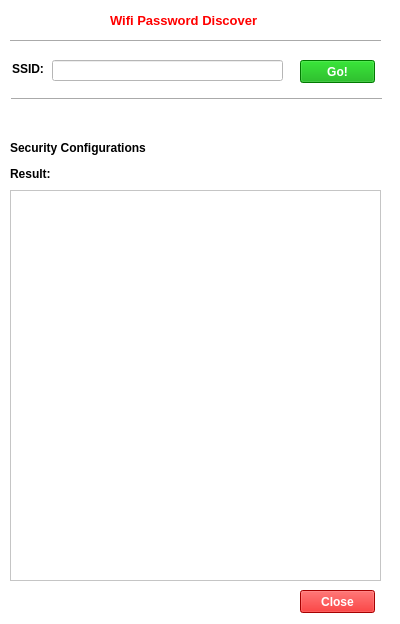
<?xml version="1.0" encoding="UTF-8"?>
<ui version="4.0">
 <class>MainWindow</class>
 <widget class="QMainWindow" name="MainWindow">
  <property name="geometry">
   <rect>
    <x>0</x>
    <y>0</y>
    <width>400</width>
    <height>624</height>
   </rect>
  </property>
  <property name="minimumSize">
   <size>
    <width>400</width>
    <height>0</height>
   </size>
  </property>
  <property name="acceptDrops">
   <bool>false</bool>
  </property>
  <property name="windowTitle">
   <string>MainWindow</string>
  </property>
  <property name="styleSheet">
   <string notr="true">background-color: rgb(255, 255, 255);
</string>
  </property>
  <widget class="QWidget" name="centralwidget">
   <widget class="QLabel" name="title">
    <property name="geometry">
     <rect>
      <x>110</x>
      <y>10</y>
      <width>161</width>
      <height>20</height>
     </rect>
    </property>
    <property name="font">
     <font>
      <pointsize>10</pointsize>
      <weight>75</weight>
      <bold>true</bold>
     </font>
    </property>
    <property name="styleSheet">
     <string notr="true">color: rgb(255, 0, 0);</string>
    </property>
    <property name="text">
     <string>Wifi Password Discover</string>
    </property>
   </widget>
   <widget class="QLabel" name="label">
    <property name="geometry">
     <rect>
      <x>12</x>
      <y>61</y>
      <width>41</width>
      <height>16</height>
     </rect>
    </property>
    <property name="font">
     <font>
      <weight>75</weight>
      <bold>true</bold>
     </font>
    </property>
    <property name="text">
     <string>SSID:</string>
    </property>
   </widget>
   <widget class="QLineEdit" name="inputssid">
    <property name="geometry">
     <rect>
      <x>52</x>
      <y>60</y>
      <width>231</width>
      <height>21</height>
     </rect>
    </property>
   </widget>
   <widget class="QLabel" name="label_2">
    <property name="geometry">
     <rect>
      <x>10</x>
      <y>140</y>
      <width>151</width>
      <height>16</height>
     </rect>
    </property>
    <property name="font">
     <font>
      <weight>75</weight>
      <bold>true</bold>
     </font>
    </property>
    <property name="text">
     <string>Security Configurations</string>
    </property>
   </widget>
   <widget class="QPushButton" name="btngo">
    <property name="geometry">
     <rect>
      <x>300</x>
      <y>60</y>
      <width>75</width>
      <height>23</height>
     </rect>
    </property>
    <property name="font">
     <font>
      <weight>75</weight>
      <bold>true</bold>
     </font>
    </property>
    <property name="styleSheet">
     <string notr="true">background-color: rgb(0, 170, 0);
color: rgb(255, 255, 255);</string>
    </property>
    <property name="text">
     <string>Go!</string>
    </property>
   </widget>
   <widget class="Line" name="line">
    <property name="geometry">
     <rect>
      <x>11</x>
      <y>91</y>
      <width>371</width>
      <height>16</height>
     </rect>
    </property>
    <property name="orientation">
     <enum>Qt::Horizontal</enum>
    </property>
   </widget>
   <widget class="QPushButton" name="btnclose">
    <property name="geometry">
     <rect>
      <x>300</x>
      <y>590</y>
      <width>75</width>
      <height>23</height>
     </rect>
    </property>
    <property name="font">
     <font>
      <weight>75</weight>
      <bold>true</bold>
     </font>
    </property>
    <property name="styleSheet">
     <string notr="true">background-color: rgb(231, 0, 0);
color: rgb(255, 255, 255);</string>
    </property>
    <property name="text">
     <string>Close</string>
    </property>
   </widget>
   <widget class="Line" name="line_2">
    <property name="geometry">
     <rect>
      <x>10</x>
      <y>33</y>
      <width>371</width>
      <height>16</height>
     </rect>
    </property>
    <property name="orientation">
     <enum>Qt::Horizontal</enum>
    </property>
   </widget>
   <widget class="QLabel" name="exibicao">
    <property name="geometry">
     <rect>
      <x>10</x>
      <y>110</y>
      <width>371</width>
      <height>21</height>
     </rect>
    </property>
    <property name="font">
     <font>
      <weight>75</weight>
      <bold>true</bold>
     </font>
    </property>
    <property name="acceptDrops">
     <bool>false</bool>
    </property>
    <property name="styleSheet">
     <string notr="true">color: rgb(255, 0, 0);</string>
    </property>
    <property name="text">
     <string/>
    </property>
    <property name="textFormat">
     <enum>Qt::AutoText</enum>
    </property>
    <property name="alignment">
     <set>Qt::AlignCenter</set>
    </property>
    <property name="wordWrap">
     <bool>true</bool>
    </property>
   </widget>
   <widget class="QTextBrowser" name="textBrowser">
    <property name="geometry">
     <rect>
      <x>10</x>
      <y>190</y>
      <width>371</width>
      <height>391</height>
     </rect>
    </property>
   </widget>
   <widget class="QLabel" name="label_15">
    <property name="geometry">
     <rect>
      <x>10</x>
      <y>167</y>
      <width>47</width>
      <height>13</height>
     </rect>
    </property>
    <property name="font">
     <font>
      <weight>75</weight>
      <bold>true</bold>
     </font>
    </property>
    <property name="text">
     <string>Result:</string>
    </property>
   </widget>
  </widget>
 </widget>
 <resources/>
 <connections/>
</ui>
